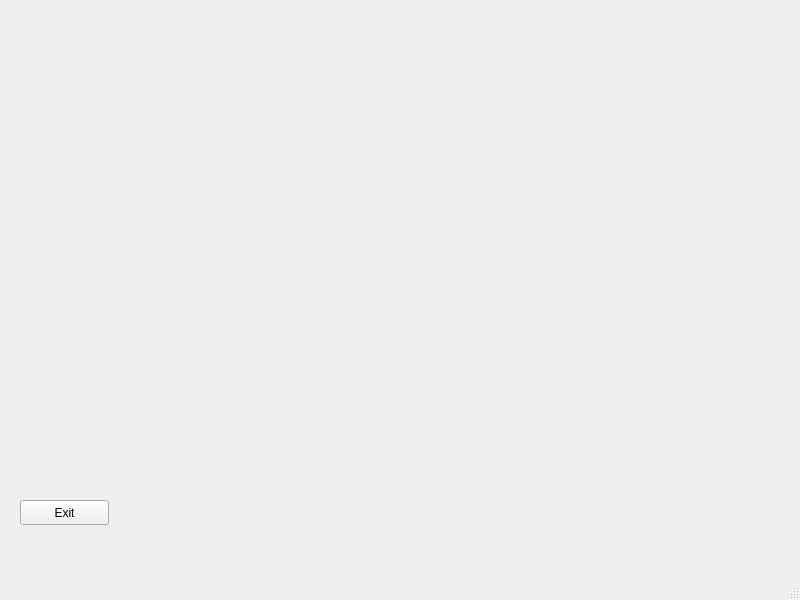
<?xml version="1.0" encoding="UTF-8"?>
<ui version="4.0">
 <class>MainWindow</class>
 <widget class="QMainWindow" name="MainWindow">
  <property name="geometry">
   <rect>
    <x>0</x>
    <y>0</y>
    <width>800</width>
    <height>600</height>
   </rect>
  </property>
  <property name="windowTitle">
   <string>MainWindow</string>
  </property>
  <widget class="QWidget" name="centralwidget">
   <widget class="QPushButton" name="pushButton">
    <property name="geometry">
     <rect>
      <x>20</x>
      <y>500</y>
      <width>89</width>
      <height>25</height>
     </rect>
    </property>
    <property name="text">
     <string>Exit</string>
    </property>
   </widget>
  </widget>
  <widget class="QMenuBar" name="menubar">
   <property name="geometry">
    <rect>
     <x>0</x>
     <y>0</y>
     <width>800</width>
     <height>22</height>
    </rect>
   </property>
  </widget>
  <widget class="QStatusBar" name="statusbar"/>
 </widget>
 <resources/>
 <connections/>
</ui>
